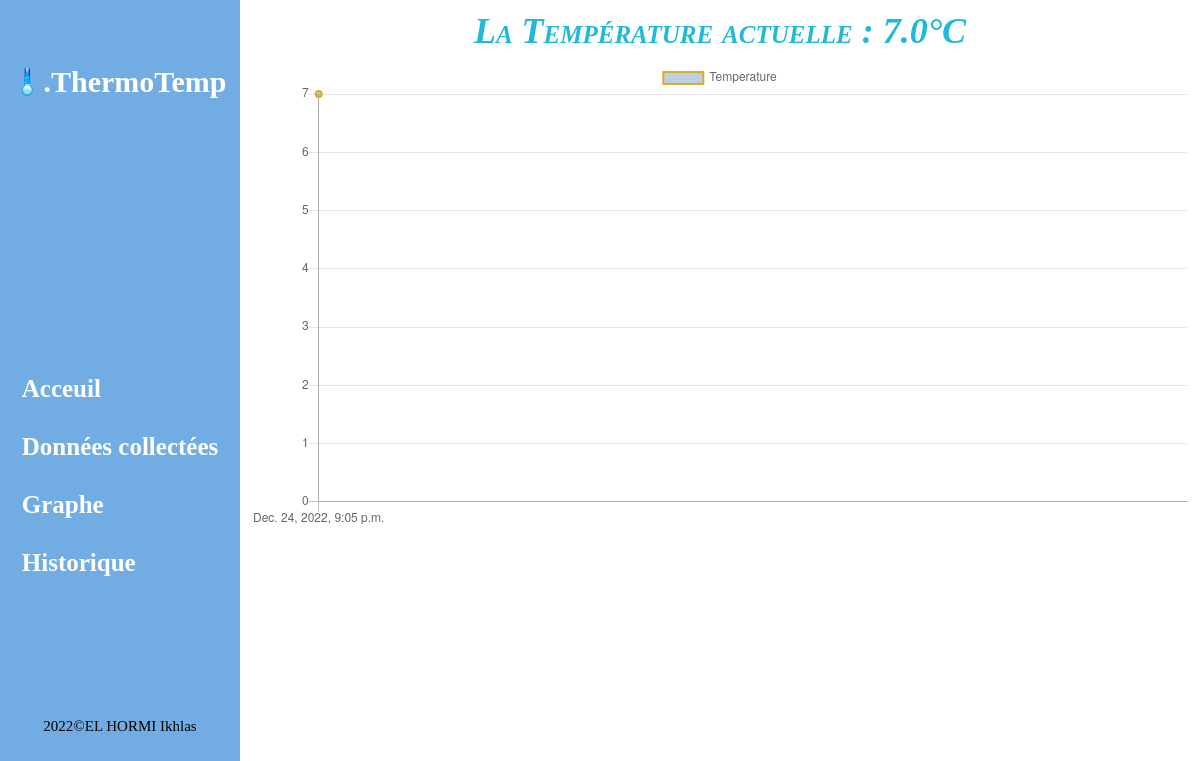
/data3/, run on an earlier commit of the app's database.
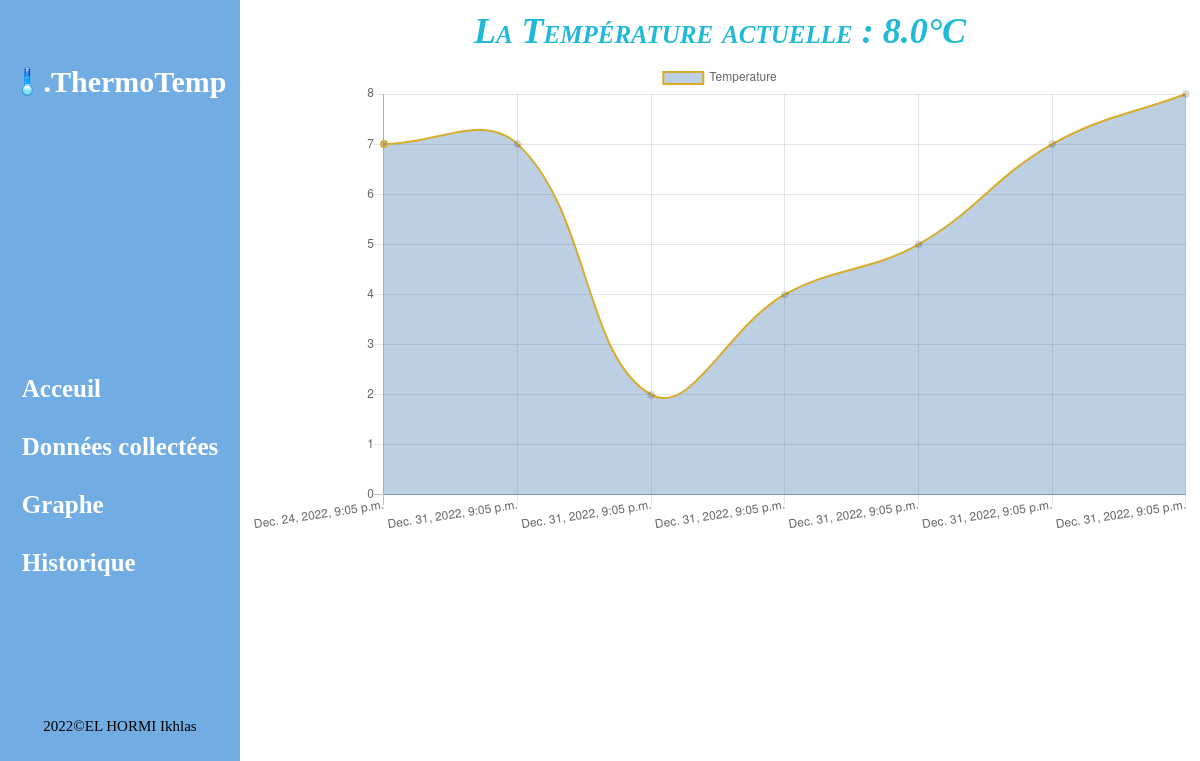
And on a later commit of the database.
### MyApp/models.py (models this page shows, shortened)
class Dht(models.Model):
    temp = models.FloatField(null=True)
    hum = models.FloatField(null=True)
    dt = models.DateTimeField(auto_now_add=True,null=True)
    def __str__(self):
        return str(self.temp)

### MyApp/views.py (the view)
# urls.py: path('data3/', views.dht113, name='data3'),
def dht113(request):
    tab = Dht.objects.all()
    s = {'tab': tab}
    return render(request, 'index3.html', s)

### MyApp/Templates/index3.html (shortened to what this page needs)
<!DOCTYPE html>
{% load static %}
<html lang="en">
  <head>
    <link rel="stylesheet" href="{% static 'css/index2-3.css'%}" />
  </head>
  <body>
    <div class="container">
      <div class="menu">
        <div class="logo">
          <img src="{% static 'images/tt.png'%}" width="30px" />
          <p><a href="{% url 'data'%}"><h2>.ThermoTemp</h2></p>
        </div>
        <ul>
          <li><a href="{% url 'data'%}">Acceuil</a></li>
          <li><a href="{% url 'data2'%}">Données collectées</a></li>
          <li><a href="{% url 'data3'%}">Graphe</a></li>
          <li><a href="{% url 'historique'%}">Historique</a></li>
        </ul>
        <span>2022©EL HORMI Ikhlas</span>
      </div>
      <div class="stats-container">
        <div class="tempact">
          <h2>La Température actuelle : {{tab.last}}°C</h2>
        </div>
        <div class="graph-container">
          <div class="card-body">
<canvas id="myAreaChart" width="100%" height="50"></canvas>
</div>
<script>
const dates = [{% for i in tab %} '{{i.dt}}', {% endfor %}];
const datas = [{% for i in tab %} '{{i.temp}}', {% endfor %}];
var ctx = document.getElementById('myAreaChart').getContext('2d');
var myChart = new Chart(ctx, {
type: 'line',
data: {
labels: dates,
scaleShowLabels : false,
datasets: [{
label: 'Temperature',
data:datas,
backgroundColor: [
'rgb(34, 96,162, 0.3)'
],
borderColor: [
' #D8AD2B',
],
borderWidth:  2
}]
},
options: {
scales: {
yAxes: [{
ticks: {
beginAtZero: true
}
}]
}
}
});
</script>
        </div>
      </div>
    </div>
  </body>
</html>

What changed in the data, as far as the page shows it:
no longer on this page (row unchanged): Dht: last "7.0"
added Dht: last "8.0"
Also different on the page:
chart data {{ i.temp }}: 7.0 → 7.0, 7.0, 2.0, 4.0, 5.0, 7.0, 8.0
